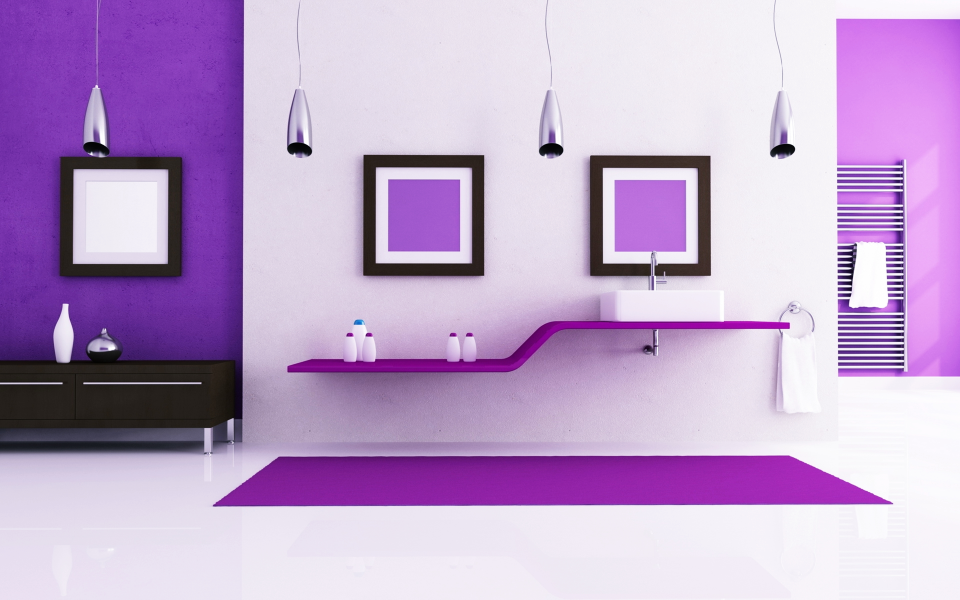
#> input picture bathroom.jpg, 3840 x 2400 px (shown at 1/4 size)
$ python pythontest1.3.py
#> lines starting #> are read from the running program, lines starting #| are printed output that depends on the picture; after the words box and inside, x2 and y2 are one past the last pixel; in counts of white or black regions, pixels touching at a corner belong together
import matplotlib.pyplot as plt
import numpy as np
import cv2

img=cv2.imread('bathroom.jpg')
#> img is the input picture: shape (2400, 3840, 3); mean B, G, R 205.3, 164.7, 192.2
img_resize=cv2.resize(img,(768,480))
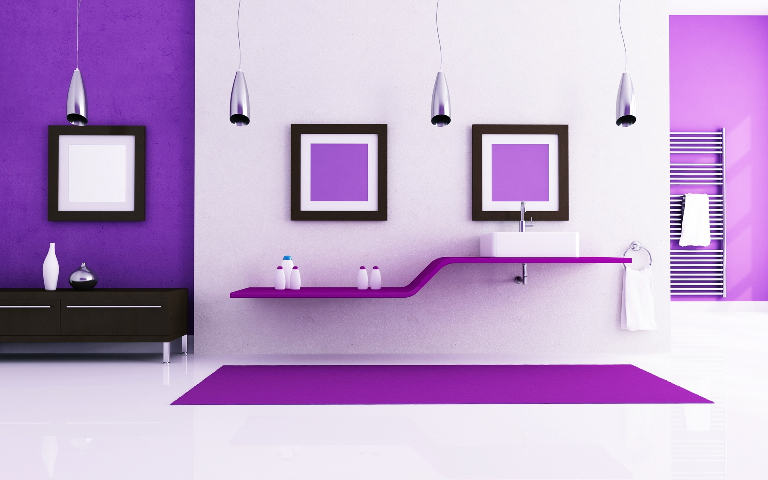
#> img_resize: shape (480, 768, 3); mean B, G, R 205.3, 164.7, 192.2
gaus=cv2.GaussianBlur(img_resize,(5,5),0)
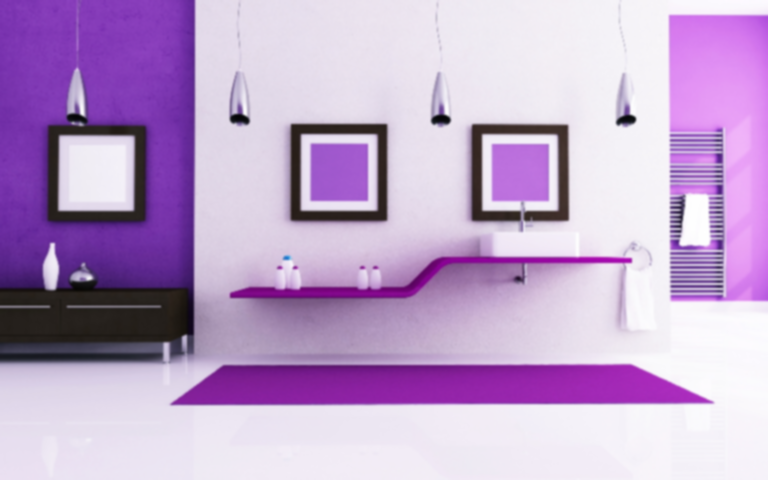
#> gaus: shape (480, 768, 3); mean B, G, R 205.3, 164.7, 192.2

gray = cv2.cvtColor(gaus, cv2.COLOR_BGR2GRAY)
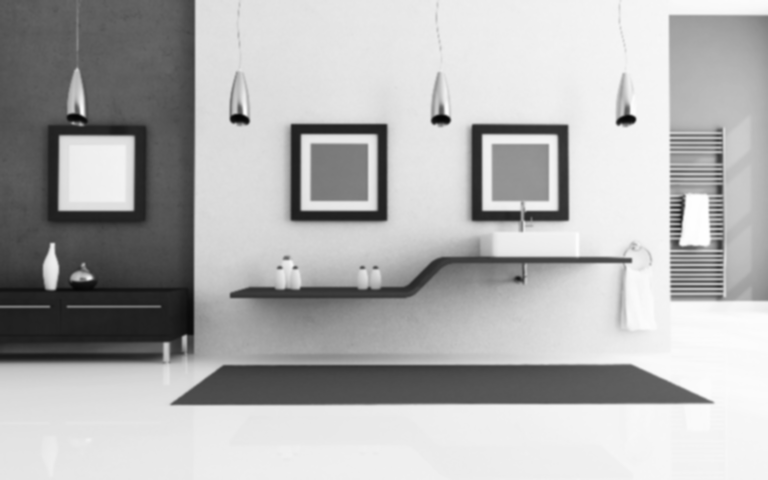
#> gray: shape (480, 768); min 4, max 255, mean 177.6
canny=cv2.Canny(gray,100,200)
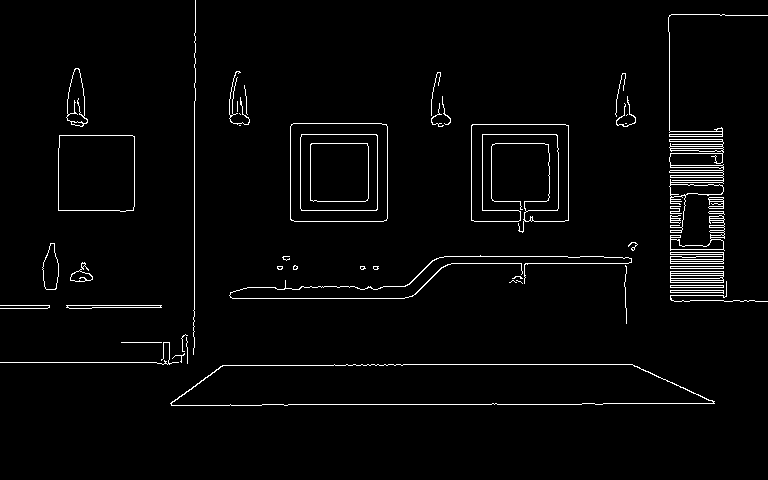
#> canny: shape (480, 768); 2.6% white in thin lines or dots, all inside (x1, y1, x2, y2) = (0, 0, 768, 406)

height, width = canny.shape
#> height = 480; width = 768
diag_len = int(np.ceil(np.sqrt(height ** 2 + width ** 2)))
#> diag_len = 906
accumulator = np.zeros((2 * diag_len, 180), dtype=np.uint8)

coords = np.argwhere(canny > 0)
#> coords = 9645 pairs, first value 0 to 405, second value 0 to 767

for x, y in coords:
    for t in range(-90, 90):
        r = int((x * np.cos(np.deg2rad(t))) + (y * np.sin(np.deg2rad(t))))
        accumulator[r + diag_len, t + 90] += 1
#> this loop made 9645 passes
#> (x, y) on passes 1 to 3: (0, 195), (1, 195), (2, 195)
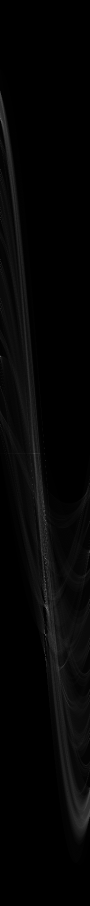
#> accumulator: shape (1812, 180) (shown at 1/2 size); min 0, max 239, mean 5.3

lines = []
for r, theta in np.argwhere(accumulator >= 150):
    lines.append((r - diag_len, theta - 90))
#> this loop made 9 passes
#> (r, theta) on passes 1 to 9: (712, 0), (1040, 90), (1116, 90), (1127, 90), (1162, 90), (1169, 90), (1204, 90), (1268, 90), (1271, 90)
#> after the loop, lines = [(-194, -90), (134, 0), (210, 0), (221, 0), (256, 0), (263, 0), (298, 0), (362, 0), (365, 0)]

for r, theta in lines:
    a = np.cos(np.deg2rad(theta))
    b = np.sin(np.deg2rad(theta))
    x0 = a * r
    y0 = b * r
    x1 = int(x0 + diag_len * (-b))
    y1 = int(y0 + diag_len * (a))
    x2 = int(x0 - diag_len * (-b))
    y2 = int(y0 - diag_len * (a))
    cv2.line(img_resize, (x1, y1), (x2, y2), (0, 0, 255), 2)
#> this loop made 9 passes
#> (r, theta, a, b, x0, y0, x1, y1) on passes 1 to 9: (-194, -90, 6.12e-17, -1, -1.19e-14, 194, 906, 194), (134, 0, 1, 0, 134, 0, 134, 906), (210, 0, 1, 0, 210, 0, 210, 906), (221, 0, 1, 0, 221, 0, 221, 906), (256, 0, 1, 0, 256, 0, 256, 906), (263, 0, 1, 0, 263, 0, 263, 906), (298, 0, 1, 0, 298, 0, 298, 906), (362, 0, 1, 0, 362, 0, 362, 906), (365, 0, 1, 0, 365, 0, 365, 906)
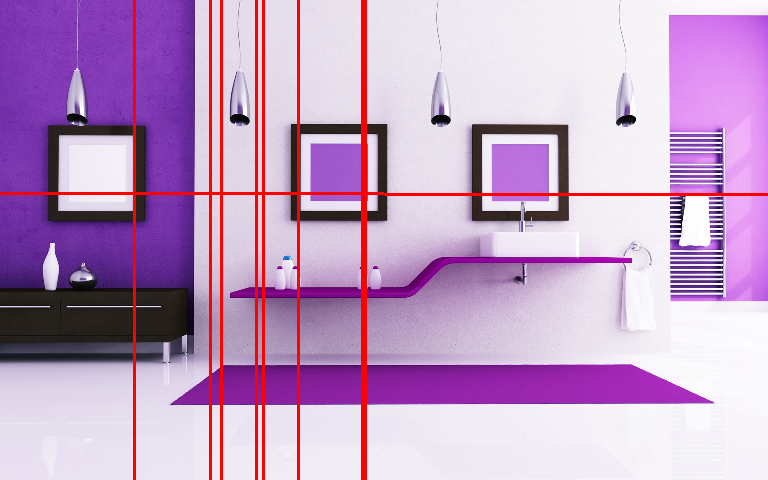
#> img_resize: shape (480, 768, 3); 3.73% of pixels changed, all inside (x1, y1, x2, y2) = (0, 0, 768, 480)


cv2.imshow('Hough',img_resize)
cv2.waitKey(0)
cv2.destroyAllWindows()

# [15 lines of commented-out code are left out]
'''
theto=np.linspace(-90,90,200)
theto_f=np.deg2rad(theto)
coords = np.argwhere(canny > 0)

for x,y in coords:
    rho=x*np.cos(theto_f)+y*np.sin(theto_f)
    plt.plot(theto_f,rho)

plt.show()
r,c=canny.shape
x_ticks = np.arange(0, c+1, 1)
y_ticks = np.arange(0, r+1, 1)

b=np.argwhere(canny>0)
fig, ax = plt.subplots()
ax.scatter(b[:,0],b[:,1])
ax.set_xticks(x_ticks)
ax.set_yticks(y_ticks)
ax.grid(True)
plt.show()
'''

#霍夫变换函数
'''
def hough_trans(image,threshold:int):
    height, width = image.shape
    diag_len = int(np.ceil(np.sqrt(height**2 + width**2)))
    accumulator = np.zeros((2 * diag_len, 180), dtype=np.uint8)

    coords=np.argwhere(image>0)

    for x, y in coords:
        for t in range(-90,90):
            r = int((x * np.cos(np.deg2rad(t))) + (y * np.sin(np.deg2rad(t))))
            accumulator[r + diag_len, t+90] += 1

    lines = []
    for r, theta in np.argwhere(accumulator >= threshold):
        lines.append((r - diag_len, theta-90))

    return lines
'''

$ run again, with indoor.jpg copied over bathroom.jpg
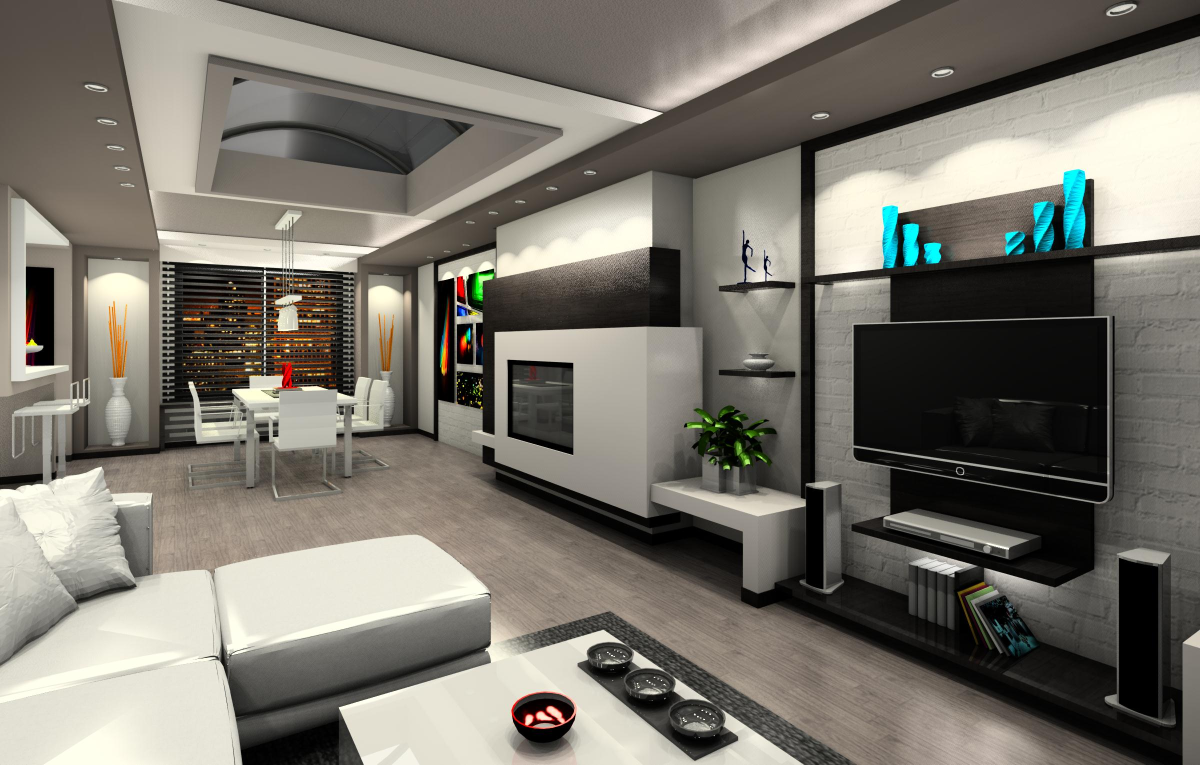
#> input picture indoor.jpg, 2400 x 1530 px (shown at 1/2 size)
#> img is the input picture: shape (1530, 2400, 3); mean B, G, R 108.9, 117.6, 121.3
#> `canny=cv2.Canny(gray,100,200)`:
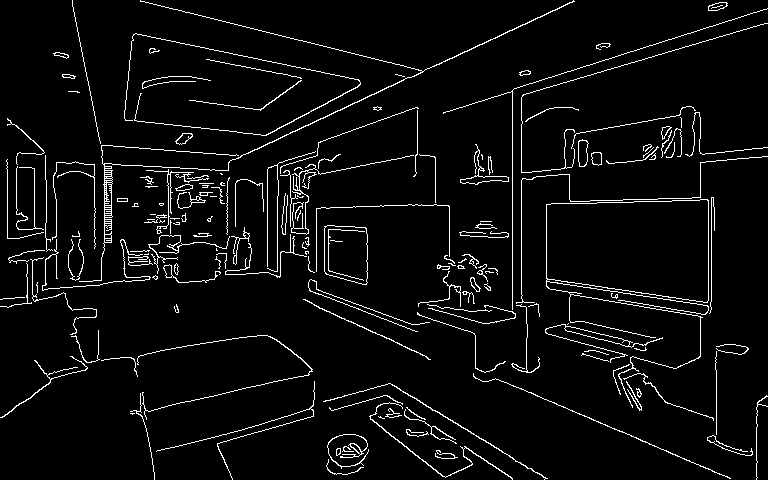
#> canny: shape (480, 768); 4.8% white in thin lines or dots
#> coords = 17573 pairs, first value 0 to 479, second value 0 to 767
#> the loop `for x, y in coords:` made 17573 passes
#> (x, y) on passes 1 to 3: (0, 72), (0, 140), (0, 573)
#> the loop `for r, theta in np.argwhere(accumulator >= 150):` made 15 passes
#> (r, theta) on passes 1 to 8: (385, 0), (394, 0), (873, 76), (909, 78), (1060, 67), (1086, 75), (1094, 81), (1097, 81)
#> after the loop `for r, theta in np.argwhere(accumulator >= 150):`: lines = [(-521, -90), (-512, -90), (-33, -14), (3, -12), (154, -23), (180, -15), (188, -9), (191, -9), (212, 1), (222, 5), (226, 6), (233, 16), (243, 18), (243, 25), (244, 18)]
#> the loop `for r, theta in lines:` made 15 passes
#> (r, theta, a, b, x0, y0, x1, y1) on passes 1 to 8: (-521, -90, 6.12e-17, -1, -3.19e-14, 521, 906, 521), (-512, -90, 6.12e-17, -1, -3.14e-14, 512, 906, 512), (-33, -14, 0.97, -0.242, -32.02, 7.98, 187, 887), (3, -12, 0.978, -0.208, 2.93, -0.624, 191, 885), (154, -23, 0.921, -0.391, 141.8, -60.17, 495, 773), (180, -15, 0.966, -0.259, 173.9, -46.59, 408, 828), (188, -9, 0.988, -0.156, 185.7, -29.41, 327, 865), (191, -9, 0.988, -0.156, 188.6, -29.88, 330, 864)
#> after the loop `for r, theta in lines:`:
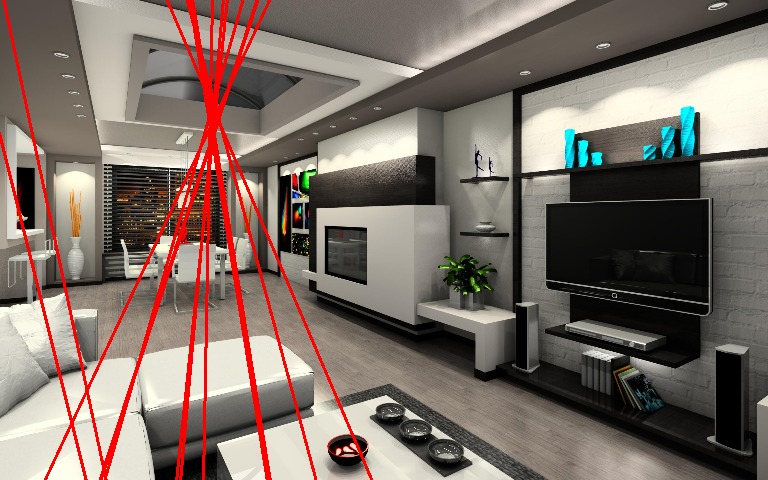
#> img_resize: shape (480, 768, 3); mean B, G, R 103.3, 111.6, 125.8
